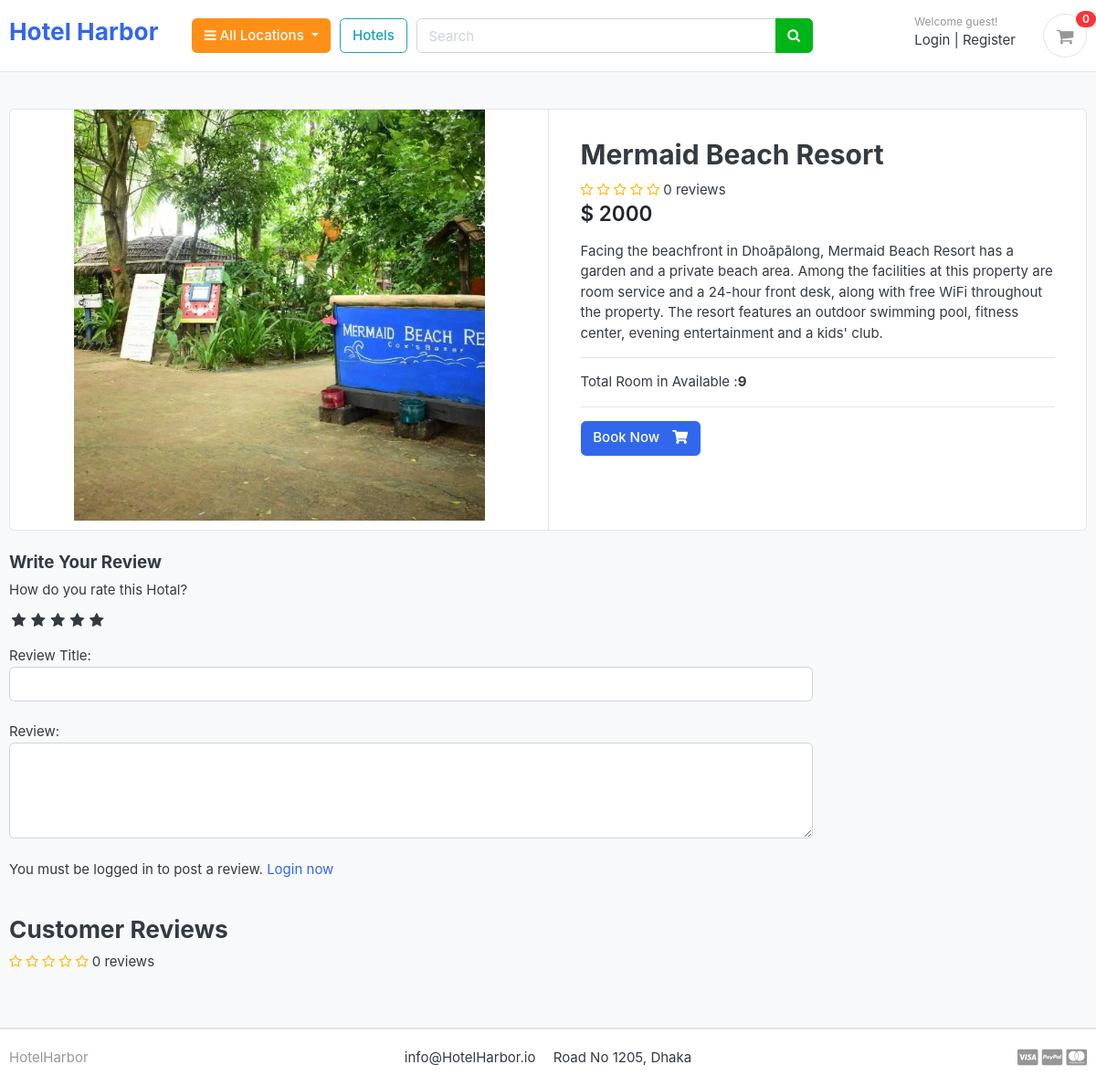
/store/category/pechardwip/mermaid-beach-resort/, run on the app's committed database.
### store/models.py (models this page shows, shortened)
class Product(models.Model):
    product_name    = models.CharField(max_length=200, unique=True)
    slug            = models.SlugField(max_length=200, unique=True)
    description     = models.TextField(max_length=500, blank=True)
    price           = models.IntegerField()
    images          = models.ImageField(upload_to='photos/products')
    stock           = models.IntegerField()
    is_available    = models.BooleanField(default=True)
    category        = models.ForeignKey(Category, on_delete=models.CASCADE)
    created_date    = models.DateTimeField(auto_now_add=True)
    modified_date   = models.DateTimeField(auto_now=True)
    def averageReview(self):
        reviews = ReviewRating.objects.filter(product=self, status=True).aggregate(average=Avg('rating'))
        avg = 0
        if reviews['average'] is not None:
            avg = float(reviews['average'])
        return avg
    def countReview(self):
        reviews = ReviewRating.objects.filter(product=self, status=True).aggregate(count=Count('id'))
        count = 0
        if reviews['count'] is not None:
            count = int(reviews['count'])
        return count

### store/views.py (the view)
# urls.py: path('category/<slug:category_slug>/<slug:product_slug>/', views.product_detail, name='product_detail'),
def product_detail(request, category_slug, product_slug):
    try:
        single_product = Product.objects.get(category__slug=category_slug, slug=product_slug)
        in_cart = CartItem.objects.filter(cart__cart_id=_cart_id(request), product=single_product).exists()
    except Exception as e:
        raise e
    if request.user.is_authenticated:
        try:
            orderproduct = OrderProduct.objects.filter(user=request.user, product_id=single_product.id).exists()
        except OrderProduct.DoesNotExist:
            orderproduct = None
    else:
        orderproduct = None
    reviews = ReviewRating.objects.filter(product_id=single_product.id, status=True)
    context = {
        'single_product': single_product,
        'in_cart'       : in_cart,
        'orderproduct': orderproduct,
        'reviews': reviews,
    }
    return render(request, 'store/product_details.html', context)

### cart/context_processors.py (called while the page is built)
def counter(request):
    cart_count = 0
    if 'admin' in request.path:
        return {}
    else:
        try:
            cart = Cart.objects.filter(cart_id=_cart_id(request))
            if request.user.is_authenticated:
                cart_items = CartItem.objects.all().filter(user=request.user)
            else:
                cart_items = CartItem.objects.all().filter(cart=cart[:1])
            for cart_item in cart_items:
                cart_count += cart_item.quantity
        except Cart.DoesNotExist:
            cart_count = 0
    return dict(cart_count=cart_count)

### cart/views.py (called while the page is built)
def _cart_id(request):
    cart = request.session.session_key
    if not cart:
        cart = request.session.create()
    return cart

### category/context_processors.py (called while the page is built)
def menu_links(request):
    links = Category.objects.all()
    return dict(links=links)

### category/models.py (called while the page is built)
    def get_url(self):
        return reverse('products_by_category', args=[self.slug])

### store/templates/store/product_details.html (shortened to what this page needs)
{% extends 'base.html' %} {% load static %} {% block content %}
<section class="section-content padding-y bg">
  <div class="container">
    <div class="card">
      <div class="row no-gutters">
        <aside class="col-md-6">
          <article class="gallery-wrap">
            <div class="img-big-wrap">
              <a href="#"><img src="{{ single_product.images.url }}" /></a>
            </div>
          </article>
        </aside>
        <main class="col-md-6 border-left">
          <form action="{% url 'add_cart' single_product.id %}" method="POST">
            <article class="content-body">
              <h2 class="title">{{ single_product.product_name }}</h2>
              <div class="rating-star">
                <span>
                  <i
                    class="fa fa-star{% if single_product.averageReview < 0.5 %}-o{% elif single_product.averageReview >= 0.5 and single_product.averageReview < 1 %}-half-o {% endif %}"
                    aria-hidden="true"
                  ></i>
                  <i
                    class="fa fa-star{% if single_product.averageReview < 1.5 %}-o{% elif single_product.averageReview >= 1.5 and single_product.averageReview < 2 %}-half-o {% endif %}"
                    aria-hidden="true"
                  ></i>
                  <i
                    class="fa fa-star{% if single_product.averageReview < 2.5 %}-o{% elif single_product.averageReview >= 2.5 and single_product.averageReview < 3 %}-half-o {% endif %}"
                    aria-hidden="true"
                  ></i>
                  <i
                    class="fa fa-star{% if single_product.averageReview < 3.5 %}-o{% elif single_product.averageReview >= 3.5 and single_product.averageReview < 4 %}-half-o {% endif %}"
                    aria-hidden="true"
                  ></i>
                  <i
                    class="fa fa-star{% if single_product.averageReview < 4.5 %}-o{% elif single_product.averageReview >= 4.5 and single_product.averageReview < 5 %}-half-o {% endif %}"
                    aria-hidden="true"
                  ></i>
                  <span>{{single_product.countReview}} reviews</span>
                </span>
              </div>
              <div class="mb-3">
                <var class="price h4">$ {{single_product.price}}</var>
              </div>
              <p>{{ single_product.description }}</p>
              <hr />
              <p>Total Room in Available :<b>{{ single_product.stock }}</b></p>
              <hr />
              {% if single_product.stock <= 0 %}
              <h5 class="text-danger">Not Available</h5>
              {% elif in_cart %}
              <p>Hotel Already added to cart</p>
                <a class="btn btn-warning" href="{% url 'cart'%}">
                <span class="text">View Cart</span>
                <i class="fas fa-shopping-cart"></i>
              </a>
              {% else %}
              <button type="submit" class="btn btn-primary">
                <span class="text">Book Now</span>
                <i class="fas fa-shopping-cart"></i>
              </button>
              {% endif %}
            </article>
          </form>
        </main>
      </div>
    </div>
    <br />
    <div class="row">
      <div class="col-md-9">
        <form
          action="{% url 'submit_review' single_product.id %}"
          method="POST"
        >
          <h5>Write Your Review</h5>
          <div>
            <label>How do you rate this Hotal?</label>
            <br />
            <div class="rate">
              /><label for="rating10" title="5"></label>
              /><label for="rating8" title="4"></label>
              /><label for="rating6" title="3"></label>
              /><label for="rating4" title="2"></label>
              /><label for="rating2" title="1"></label>
            </div>
            <br />
            Review Title:
            <input type="text" class="form-control" name="subject" />
            <br />
            Review:
            <textarea name="review" rows="4" class="form-control"></textarea>
            <br />
            {% if user.is_authenticated %} {% if orderproduct %}
            <input
              type="submit"
              value="Submit Review"
              class="btn btn-primary"
            />
            {% else %}
            <p>You must purchase this room to post a review.</p>
            {% endif %} {% else %}
            <p>
              You must be logged in to post a review.
              <span><a href="{% url 'login' %}">Login now</a></span>
            </p>
            {% endif %}
          </div>
        </form>
        <br />
        <header class="section-heading">
          <h3>Customer Reviews</h3>
          <div class="rating-star">
            <span>
              <i
                class="fa fa-star{% if single_product.averageReview < 0.5 %}-o{% elif single_product.averageReview >= 0.5 and single_product.averageReview < 1 %}-half-o {% endif %}"
                aria-hidden="true"
              ></i>
              <i
                class="fa fa-star{% if single_product.averageReview < 1.5 %}-o{% elif single_product.averageReview >= 1.5 and single_product.averageReview < 2 %}-half-o {% endif %}"
                aria-hidden="true"
              ></i>
              <i
                class="fa fa-star{% if single_product.averageReview < 2.5 %}-o{% elif single_product.averageReview >= 2.5 and single_product.averageReview < 3 %}-half-o {% endif %}"
                aria-hidden="true"
              ></i>
              <i
                class="fa fa-star{% if single_product.averageReview < 3.5 %}-o{% elif single_product.averageReview >= 3.5 and single_product.averageReview < 4 %}-half-o {% endif %}"
                aria-hidden="true"
              ></i>
              <i
                class="fa fa-star{% if single_product.averageReview < 4.5 %}-o{% elif single_product.averageReview >= 4.5 and single_product.averageReview < 5 %}-half-o {% endif %}"
                aria-hidden="true"
              ></i>
              <span>{{single_product.countReview}} reviews</span>
            </span>
          </div>
        </header>
      </div>
    </div>
  </div>
</section>
{% endblock %}

### static/css/ui.css (style rules this page uses)
html { font-family: "Inter", sans-serif; font-size: 15px; }
.content-body { flex: 1 1 auto; padding: 2rem 2.3rem; }
.padding-y { padding-top: 40px; padding-bottom: 40px; }
var { font-style: normal; }
article:after, .form-group:after { display: block; clear: both; content: ""; }
.bg { background-color: #f8f9fa; }
.section-heading { margin-bottom: 20px; margin-top: 15px; }
p:last-child { margin-bottom: 0; }
.btn .text + i { margin-left: 10px; }
.price { font-weight: 600; color: #212529; }
.gallery-wrap .img-big-wrap { margin-bottom: 10px; border-radius: 0.37rem; overflow: hidden; background-color: #fff; }
.gallery-wrap .img-big-wrap a { text-align: center; display: block; }
.gallery-wrap .img-big-wrap img { height: 450px; width: auto; display: inline-block; }

### static/css/custom.css (style rules this page uses)
.rate { display: inline-block;; border: 0; }
.rate > label { float: right; }
.rate > label:before { display: inline-block; font-size: 1.1rem; font-family: FontAwesome; content: "\f005"; margin:0; padding:0.3rem .2rem; cursor: pointer; }
.rating-star i { color: #ffb503 !important; }

### data on the page
Product: images (picture), product_name "Mermaid Beach Resort", countReview "0", price "2000", description "Facing the beachfront in Dhoāpālong, Mermaid Beach Resort has a garden and a private beach area. Among the facilities at this property are room service and a 24-hour front desk, along with free WiFi throughout the property. The resort features an outdoor swimming pool, fitness center, evening entertainment and a kids' club.", stock "9"

### other printed values
{{ cart_count }} "0"
